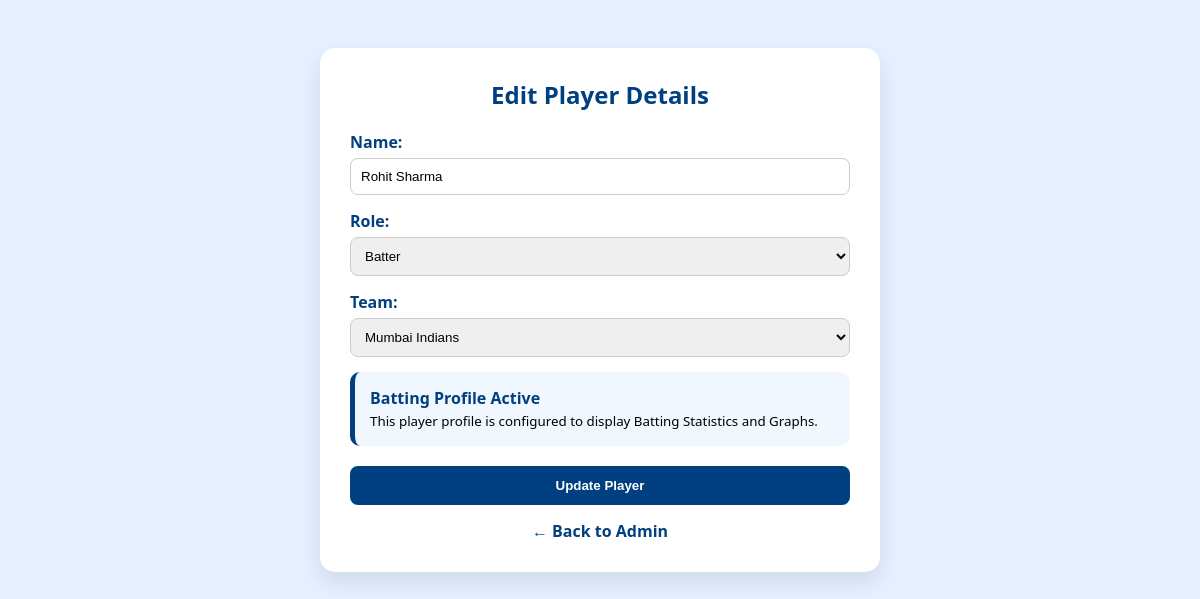
Page /edit_player/11 on the committed database.
### tables this page shows
CREATE TABLE players (
        id INTEGER PRIMARY KEY AUTOINCREMENT,
        name TEXT,
        role TEXT,
        team TEXT,
        runs INTEGER DEFAULT 0,
        balls INTEGER DEFAULT 0,
        fours INTEGER DEFAULT 0,
        sixes INTEGER DEFAULT 0,
        wickets INTEGER DEFAULT 0
    );

### app.py (the view, shortened to what this page needs)
@app.route('/edit_player/<int:player_id>', methods=['GET', 'POST'])
def edit_player(player_id):
    conn = get_connection()
    player = conn.execute("SELECT * FROM players WHERE id=?", (player_id,)).fetchone()
    conn.close()
    return render_template("edit_player.html", player=player, teams=TEAMS)

### app.py (called while the page is built)
def get_connection():
    conn = sqlite3.connect("cricket.db")
    conn.row_factory = sqlite3.Row
    return conn

### templates/edit_player.html (shortened to what this page needs)
<!DOCTYPE html>
<html>
<head>
</head>
<body>
<div class="edit-box">
    <h2>Edit Player Details</h2>
    <form method="POST">
        <label>Name:</label>
        <input type="text" name="name" value="{{ player.name }}" required>
        <label>Role:</label>
        <select name="role" id="role_select" onchange="toggleEditFields()">
            <option value="Batter" {% if player.role == 'Batter' %}selected{% endif %}>Batter</option>
        </select>
        <label>Team:</label>
        <select name="team">
            {% for team in teams %}
            <option value="{{ team }}" {% if player.team == team %}selected{% endif %}>{{ team }}</option>
            {% endfor %}
        </select>
        <div id="batting-stats-notice" class="field-group">
            <p style="margin:0; font-weight:bold; color:#004080;">Batting Profile Active</p>
            <small>This player profile is configured to display Batting Statistics and Graphs.</small>
        </div>
        <button type="submit" class="btn-update">Update Player</button>
    </form>
    <a href="/admin" class="btn-back">← Back to Admin</a>
</div>
</body>
</html>

### templates/edit_player.html (style rules this page uses)
body { font-family: 'Segoe UI', Arial, sans-serif; background-color: #e6f0ff; padding: 40px; }
.edit-box { background: white; padding: 30px; border-radius: 15px; width: 500px; margin: auto; box-shadow: 0 10px 25px rgba(0,0,0,0.1); }
h2 { color: #004080; text-align: center; margin-top: 0; }
label { display: block; margin-top: 15px; font-weight: bold; color: #004080; }
input, select { width: 100%; padding: 10px; margin-top: 5px; border-radius: 8px; border: 1px solid #ccc; box-sizing: border-box; }
.field-group { background: #f0f7ff; padding: 15px; border-radius: 10px; margin-top: 15px; border-left: 5px solid #004080; }
.btn-update { background: #004080; color: white; border: none; padding: 12px; width: 100%; border-radius: 8px; font-weight: bold; cursor: pointer; margin-top: 20px; }
.btn-back { display: block; text-align: center; margin-top: 15px; color: #004080; text-decoration: none; font-weight: bold; }

### rows in the picture
players: name "Rohit Sharma", role "Batter", team "Mumbai Indians"
